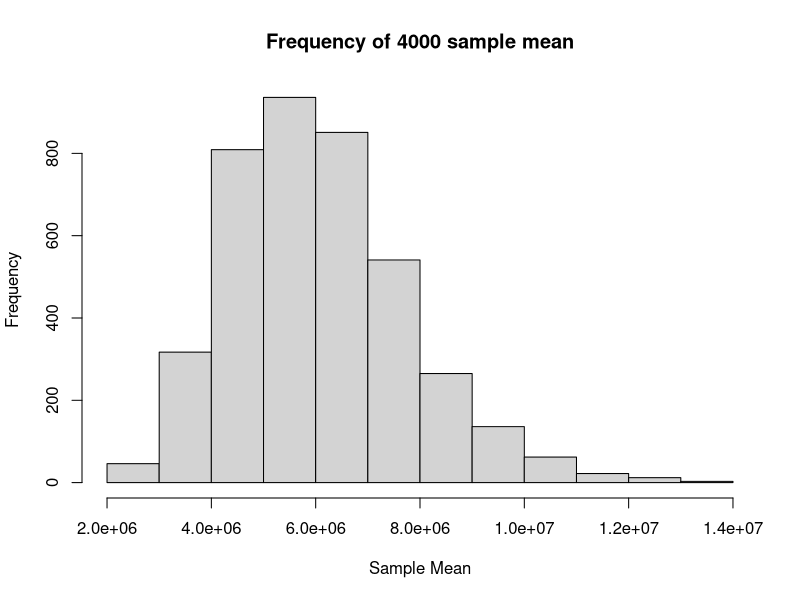

Recreate this plot in R.
## ---- chunk 1
V1 <- c(4779736,710231,6392017,2915918,37253956,
5029196,3574097,897934,601723,18801310,9687653,
1360301,1567582,12830632,6483802,3046355,2853118,
4339367,4533372,1328361,5773552,6547629,9883640,
5303925,2967297,5988927,989415,1826341,2700551,
1316470,8791894,2059179,19378102,9535483,672591,
11536504,3751351,3831074,12702379,1052567,
4625364,814180,6346105,25145561,2763885,625741,
8001024,6724540,1852994,5686986,563626)
USstatePops <- data.frame(V1)
## ---- chunk 2
set.seed(31415)
sample(USstatePops$V1,size=16,replace=TRUE)
## ---- chunk 3
set.seed(31415)
mean(sample(USstatePops$V1,size=16, replace=TRUE))
## ---- chunk 4
set.seed(31415)
replicate(4, mean(sample(USstatePops$V1,size=16,replace=TRUE)),simplify=TRUE)
## ---- chunk 5
set.seed(31415)
mean(replicate(400, mean(sample(USstatePops$V1,size=16,replace=TRUE)),simplify=TRUE))
## ---- chunk 6
set.seed(31415)
mean(replicate(4000, mean(sample(USstatePops$V1,size=16,replace=TRUE)),simplify=TRUE))
## ---- chunk 7
set.seed(31415)
hist(replicate(4000, mean(sample(USstatePops$V1,size=16,replace=TRUE)),simplify=TRUE),main = "Frequency of 4000 sample mean", xlab = "Sample Mean")
## ---- chunk 8
set.seed(31415)
mean(replicate(100, mean(sample(USstatePops$V1,size=51,replace=TRUE)),simplify=TRUE))
## ---- chunk 9
set.seed(31415)
mean(replicate(100, mean(sample(USstatePops$V1,size=120,replace=TRUE)),simplify=TRUE))
## ---- chunk 10
set.seed(31415)
SampleMeans <- replicate(10000, mean(sample(USstatePops$V1,size=5,replace=TRUE)),simplify=TRUE)
## ---- chunk 11
length(SampleMeans)
## ---- chunk 12
mean(SampleMeans)
## ---- chunk 13
summary(SampleMeans)
